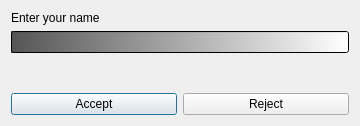
<?xml version="1.0" encoding="UTF-8"?>
<ui version="4.0">
 <class>Dialog</class>
 <widget class="QDialog" name="Dialog">
  <property name="geometry">
   <rect>
    <x>0</x>
    <y>0</y>
    <width>360</width>
    <height>126</height>
   </rect>
  </property>
  <property name="windowTitle">
   <string>Dialog</string>
  </property>
  <layout class="QVBoxLayout" name="verticalLayout_2">
   <item>
    <layout class="QVBoxLayout" name="verticalLayout">
     <item>
      <widget class="QLabel" name="label">
       <property name="text">
        <string>Enter your name</string>
       </property>
      </widget>
     </item>
     <item>
      <widget class="QLineEdit" name="txtName">
       <property name="styleSheet">
        <string notr="true">background-color: qlineargradient(spread:pad, x1:0, y1:0, x2:1, y2:0, stop:0 rgba(85, 85, 85, 255), stop:1 rgba(255, 255, 255, 255));</string>
       </property>
      </widget>
     </item>
    </layout>
   </item>
   <item>
    <spacer name="verticalSpacer">
     <property name="orientation">
      <enum>Qt::Vertical</enum>
     </property>
     <property name="sizeHint" stdset="0">
      <size>
       <width>20</width>
       <height>16</height>
      </size>
     </property>
    </spacer>
   </item>
   <item>
    <layout class="QHBoxLayout" name="horizontalLayout">
     <item>
      <widget class="QPushButton" name="btnAccept">
       <property name="text">
        <string>Accept</string>
       </property>
      </widget>
     </item>
     <item>
      <widget class="QPushButton" name="btnReject">
       <property name="text">
        <string>Reject</string>
       </property>
      </widget>
     </item>
    </layout>
   </item>
  </layout>
 </widget>
 <resources/>
 <connections>
  <connection>
   <sender>btnReject</sender>
   <signal>clicked()</signal>
   <receiver>Dialog</receiver>
   <slot>reject()</slot>
   <hints>
    <hint type="sourcelabel">
     <x>274</x>
     <y>191</y>
    </hint>
    <hint type="destinationlabel">
     <x>339</x>
     <y>152</y>
    </hint>
   </hints>
  </connection>
  <connection>
   <sender>btnAccept</sender>
   <signal>clicked()</signal>
   <receiver>Dialog</receiver>
   <slot>accept()</slot>
   <hints>
    <hint type="sourcelabel">
     <x>98</x>
     <y>200</y>
    </hint>
    <hint type="destinationlabel">
     <x>161</x>
     <y>152</y>
    </hint>
   </hints>
  </connection>
 </connections>
</ui>
